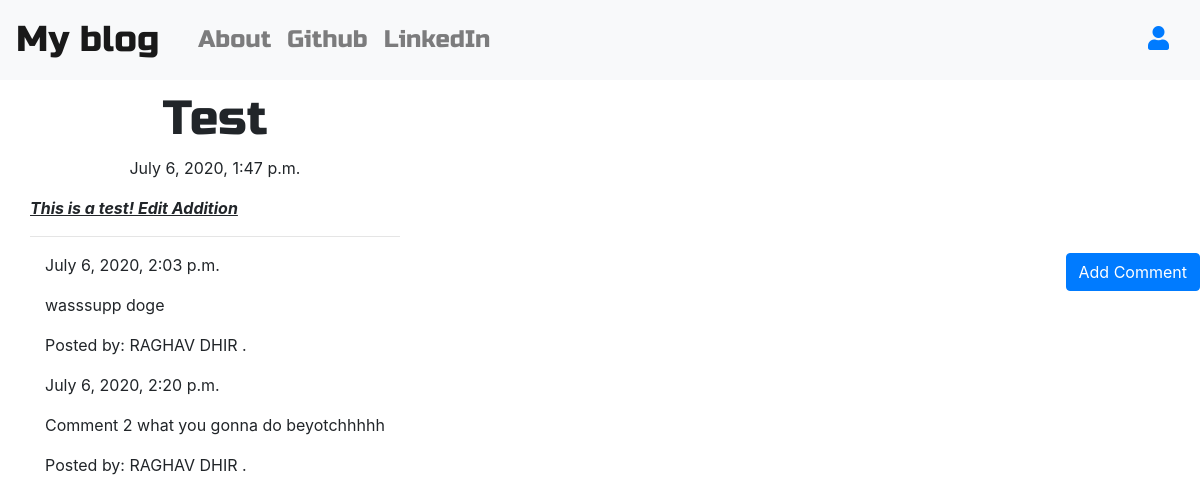
/post/1, run on the app's committed database.
### blogApp/models.py (models this page shows, shortened)
class Post(models.Model):
    author = models.ForeignKey('auth.User', on_delete=models.CASCADE)
    title = models.CharField(max_length=256)
    text = models.TextField()
    created_date = models.DateTimeField(default=timezone.now)
    published_date = models.DateTimeField(blank=True, null=True)

class Comment(models.Model):
    post = models.ForeignKey('blogApp.post', related_name='comments', on_delete=models.CASCADE)
    author = models.CharField(max_length=256)
    text = models.TextField()
    created_date = models.DateTimeField(default=timezone.now)
    approved_comment = models.BooleanField(default=False)

### blogApp/views.py (the view)
# urls.py: re_path(r'post/(?P<pk>\d+)$', views.PostDetailView.as_view(), name='post_detail'),
class PostDetailView(DetailView):
    model = Post

### blogApp/templates/blogApp/post_detail.html (shortened to what this page needs)
{% extends 'blogApp/base.html' %}
{% block body_block %}
<h1 class="posttitle loader">{{ post.title }}</h1>
{% if post.published_date %}
<div class="date postdate">
    {{ post.published_date }}
</div>
{% else %}
<a class="btn btn-default" href="{% url 'post_publish' pk=post.pk %}">Publish</a>
{% endif %}
<p class="postcontent">{{ post.text|safe|linebreaksbr }}</p>
<hr>
<a class="btn btn-primary btn-comment" href="{% url 'add_comment_to_post' pk=post.pk %}">Add Comment</a>
<div class="container">
    {% for comment in post.comments.all %}
    {% if user.is_authenticated or comment.approved_comment %}
    {{ comment.created_date }}
    <p>{{ comment.text|safe|linebreaks }}</p>
    <p>Posted by: {{ comment.author }}</p>
    {% endif %}
    {% empty %}
    <p>No Comments!</p>
    {% endfor %}
</div>
{% endblock %}

### blogApp/static/css/blog.css (style rules this page uses)
.postdate { text-align: center; }
.posttitle { font-family: 'Russo One', sans-serif; font-size: 3em; text-align: center; }
.postcontent { font-family: 'Montserrat', sans-serif; font-size: 1.5em; }
.btn-comment { position: absolute; right: 0; }
.loader { filter:hue-rotate(0deg); color:linear-gradient(45deg,#0f8,#08f); animation:hue 10000ms infinite linear; }

### data on the page
Post: title "Test", published_date "July 6, 2020, 1:47 p.m.", text "This is a test! Edit Addition"
Comment: created_date "July 6, 2020, 2:03 p.m.", text "wasssupp doge", author "RAGHAV DHIR ."
Comment: created_date "July 6, 2020, 2:20 p.m.", text "Comment 2 what you gonna do beyotchhhhh", author "RAGHAV DHIR ."
